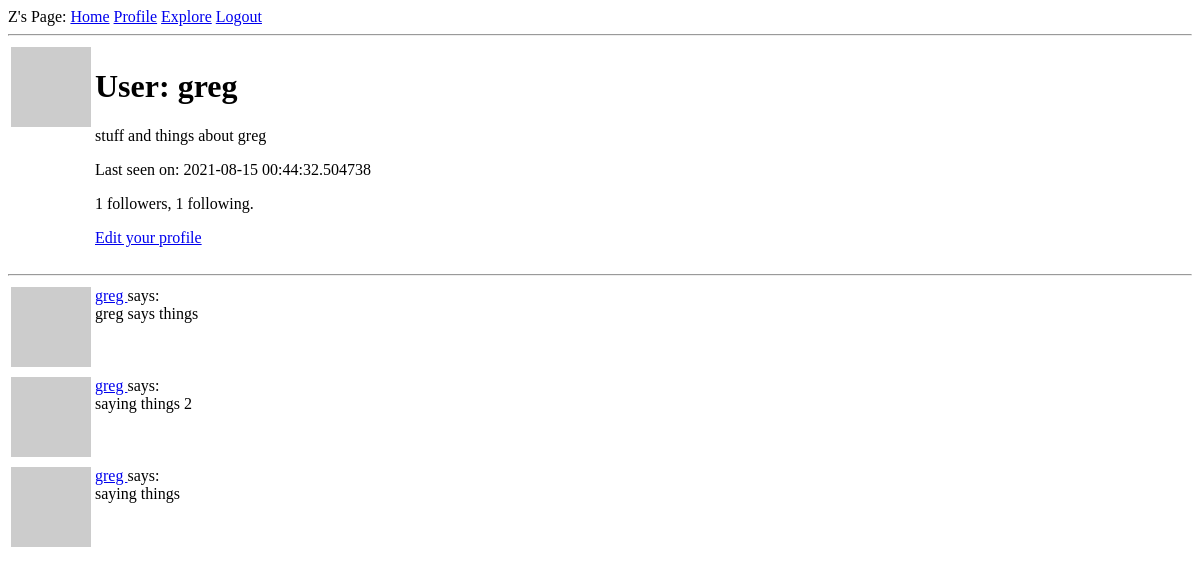
/user/greg (signed in), run on an earlier commit of the app's database.
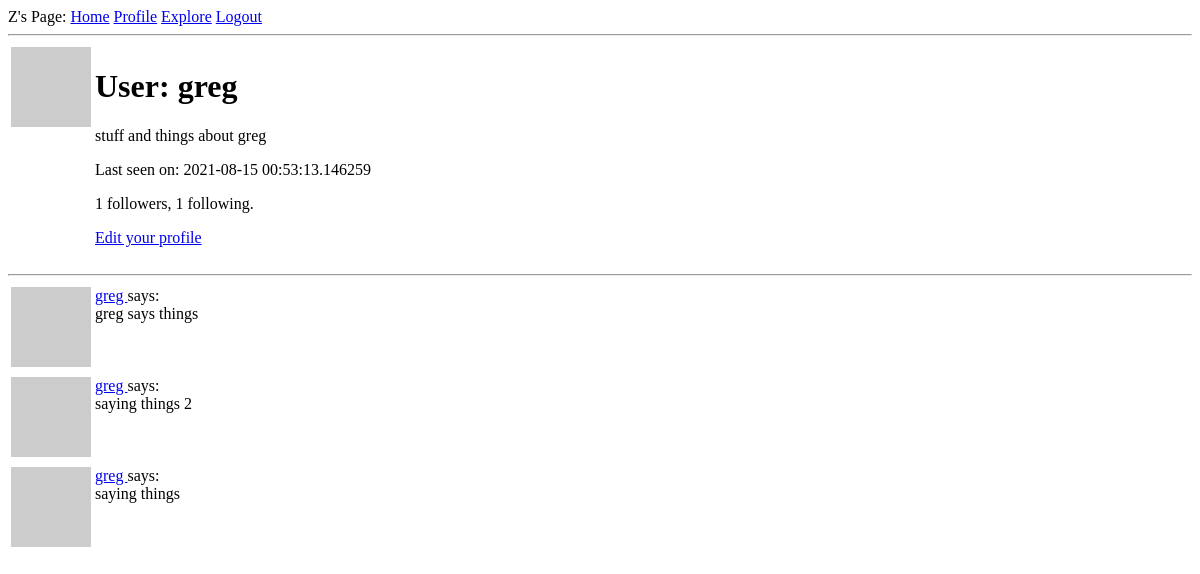
And on a later commit of the database.
### app/models.py (models this page shows, shortened)
class User(UserMixin, db.Model):
    id = db.Column(db.Integer, primary_key=True)
    username = db.Column(db.String(64), index=True, unique=True)
    email = db.Column(db.String(64), index=True, unique=True)
    password_hash = db.Column(db.String(128))
    posts = db.relationship('Post', backref='author', lazy='dynamic')
    about_me = db.Column(db.String(140))
    last_seen = db.Column(db.DateTime, default=datetime.utcnow)
    followed = db.relationship(         #this relationship links User instances to other User instances
        'User', secondary=followers,    #self-referential relationship, same class is on both sides
        primaryjoin=(followers.c.follower_id == id),
        secondaryjoin=(followers.c.followed_id == id),
        backref=db.backref('followers', lazy='dynamic'), lazy='dynamic')
    def avatar(self, size):
        digest = md5(self.email.lower().encode('utf-8')).hexdigest()
        return 'https://www.gravatar.com/avatar/{}?d=identicon&s={}'.format(digest, size)

### app/routes.py (the view)
@app.route('/user/<username>')
@login_required
def user(username):
    user = User.query.filter_by(username=username).first_or_404()
    page = request.args.get('page', 1, type=int)
    posts = user.posts.order_by(Post.timestamp.desc()).paginate(page, app.config['POSTS_PER_PAGE'], False)
    next_url = url_for('user', username=user.username, page=posts.next_num) \
        if posts.has_next else None
    prev_url = url_for('user', username=user.username, page=posts.prev_num) \
        if posts.has_prev else None
    form = EmptyForm()
    return render_template('user.html', user=user, posts=posts.items, next_url=next_url, prev_url=prev_url, form=form)

### app/models.py (called while the page is built)
@login.user_loader
def load_start(id):
    return User.query.get(int(id))

### app/routes.py (called while the page is built)
@app.before_request
def before_request():
    if current_user.is_authenticated:
        current_user.last_seen = datetime.utcnow()
        db.session.commit()

### app/templates/user.html (shortened to what this page needs)
{% extends "base.html" %}
{% block content %}
    <table>
        <tr valign='top'>
            <td><img src="{{ user.avatar(128) }}"></td>
            <td>
                <h1>User: {{ user.username }}</h1>
                {% if user.about_me %}
                    <p>{{ user.about_me }}</p>
                {% endif %}
                {% if user.last_seen %}
                    <p>Last seen on: {{ user.last_seen }}</p>
                {% endif %}
                <p>{{ user.followers.count() }} followers, {{ user.followed.count() }} following.</p>
                {% if user == current_user %}
                    <p><a href="{{ url_for('edit_profile') }}">Edit your profile</a></p>
                {% endif %}
            </td>
        </tr>
    </table>
    <hr>
    {% for post in posts %}
        {% include '_post.html' %}
    {% endfor %}
{% endblock %}

What changed in the data, as far as the page shows it:
changed User "greg": last_seen "2021-08-15 00:44:32.504738" → "2021-08-15 00:53:13.146259"
